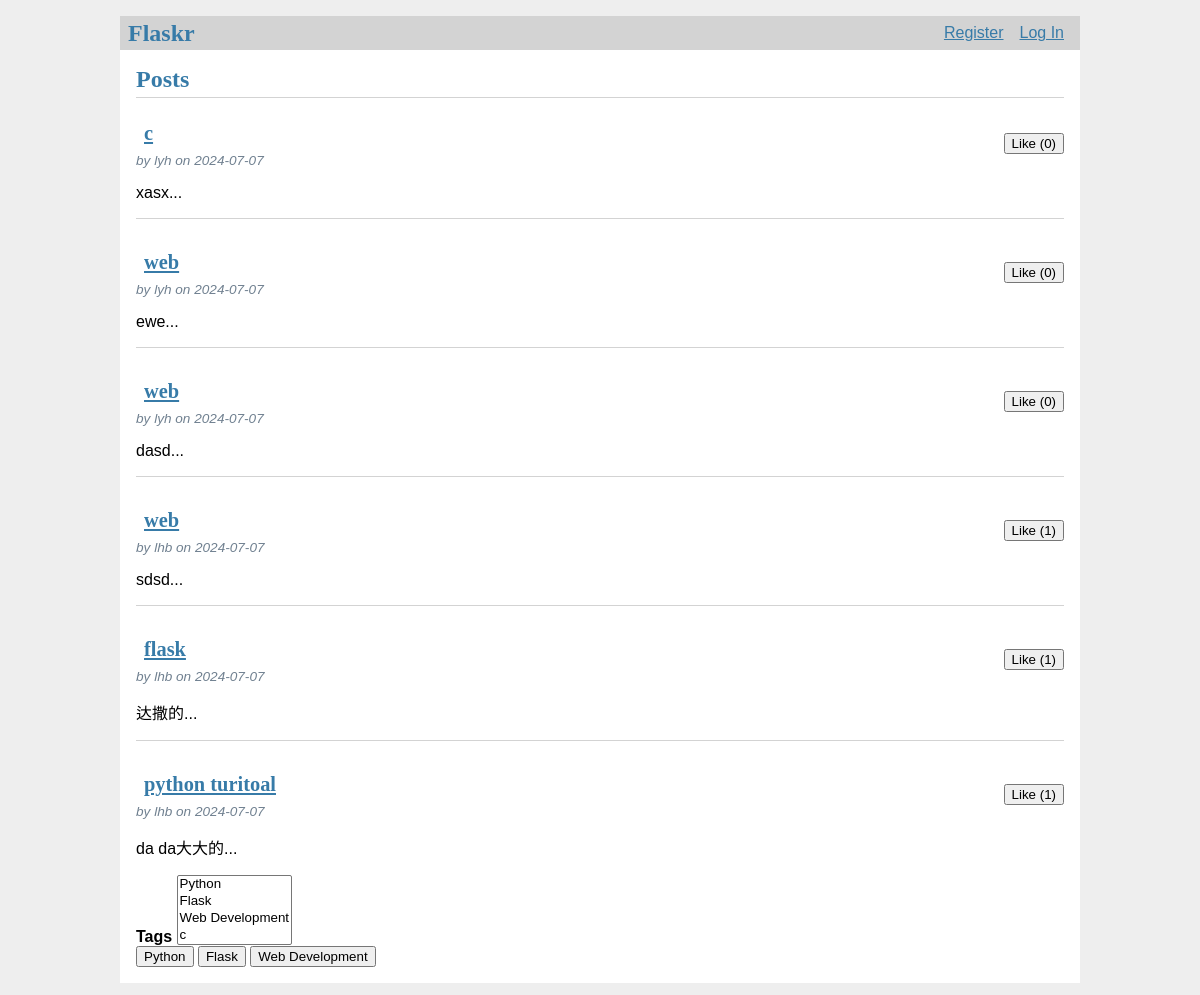
Before: / with the older database file.
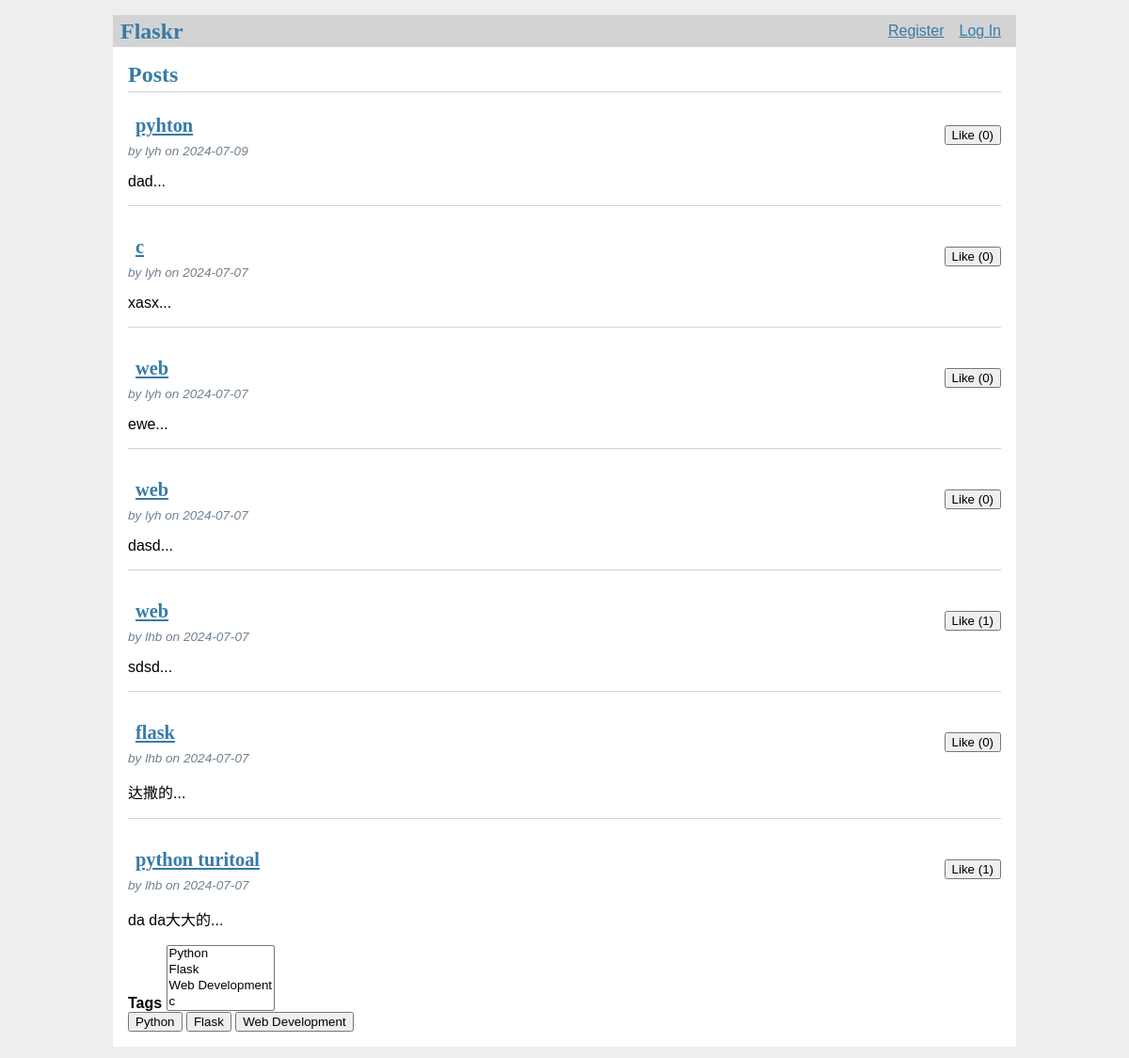
After: the same page with the newer database file.
### tables this page shows
CREATE TABLE post (
  id INTEGER PRIMARY KEY AUTOINCREMENT,
  author_id INTEGER NOT NULL,
  created TIMESTAMP NOT NULL DEFAULT CURRENT_TIMESTAMP,
  title TEXT NOT NULL,
  body TEXT NOT NULL,
  likes INTEGER DEFAULT 0,
  comments TEXT,
  FOREIGN KEY (author_id) REFERENCES user (id)

);

CREATE TABLE user (
  id INTEGER PRIMARY KEY AUTOINCREMENT,
  username TEXT UNIQUE NOT NULL,
  password TEXT NOT NULL
);

### flaskr/blog.py (the view)
@bp.route('/')
def index():
    db = get_db()
    posts = db.execute(
        'SELECT p.id, title, body, created, author_id, likes,username'
        ' FROM post p JOIN user u ON p.author_id = u.id'
        ' ORDER BY created DESC'
    ).fetchall()
    tags = db.execute('SELECT * FROM tags').fetchall()
    return render_template('blog/index.html', posts=posts,tags = tags)

### flaskr/auth.py (called while the page is built)
@bp.before_app_request
def load_logged_in_user():
    user_id = session.get('user_id')
    if user_id is None:
        g.user = None
    else:
        g.user = get_db().execute(
            'SELECT * FROM user WHERE id = ?', (user_id,)
        ).fetchone()

### flaskr/db.py (called while the page is built)
def get_db():
    if 'db' not in g:
        g.db = sqlite3.connect(
            current_app.config['DATABASE'],
            detect_types=sqlite3.PARSE_DECLTYPES
        )
        g.db.row_factory = sqlite3.Row
    return g.db

### flaskr/templates/blog/index.html (shortened to what this page needs)
{% extends 'base.html' %}
{% block header %}
  <h1>{% block title %}Posts{% endblock %}</h1>
{% endblock %}
{% block content %}
  {% for post in posts %}
    <article class="post">
      <header>
        <div>
          <h1><a class="action" href="{{ url_for('blog.details', id=post['id']) }}">{{ post['title'] }}</a></h1>
          <div class="about">by {{ post['username'] }} on {{ post['created'].strftime('%Y-%m-%d') }}</div>
        </div>
        <div class="actions">
            <form action="{{ url_for('blog.like_post',id=post['id']) }}">
                <button type="submit">Like ({{ post['likes'] }})</button>
            </form>
        </div>
      </header>
      <p>{{ post['body'][:100] }}...</p>
    </article>
    {% if not loop.last %}
      <hr>
    {% endif %}
  {% endfor %}
  <label for="tags">Tags</label>
  <select name="tags" id="tags" multiple>
      {% for tag in tags %}
          <option value="{{ tag['name'] }}">{{ tag['name'] }}</option>
      {% endfor %}
  </select>
  <!DOCTYPE html>
  <html lang="en">
  <head>
  </head>
  <body>
      <div id="tags">
          <button onclick="fetchPostsByTag(1)">Python</button>
          <button onclick="fetchPostsByTag(2)">Flask</button>
          <button onclick="fetchPostsByTag(3)">Web Development</button>
      </div>
  </body>
  </html>
{% endblock %}

### flaskr/templates/base.html (shortened to what this page needs)
<!doctype html>
<link rel="stylesheet" href="{{ url_for('static', filename='style.css') }}">
<nav>
  <h1>Flaskr</h1>
  <ul>
    {% if g.user %}
      <li><span>{{ g.user['username'] }}</span>
      <li><a href="{{ url_for('auth.logout') }}">Log Out</a>
    {% else %}
      <li><a href="{{ url_for('auth.register') }}">Register</a>
      <li><a href="{{ url_for('auth.login') }}">Log In</a>
    {% endif %}
  </ul>
</nav>
<section class="content">
  <header>
    {% block header %}{% endblock %}
  </header>
  {% block content %}{% endblock %}
</section>

### flaskr/static/style.css (style rules this page uses)
html { font-family: sans-serif; background: #eee; padding: 1rem; }
body { max-width: 960px; margin: 0 auto; background: white; }
h1 { font-family: serif; color: #377ba8; margin: 1rem 0; }
a { color: #377ba8; }
hr { border: none; border-top: 1px solid lightgray; }
nav { background: lightgray; display: flex; align-items: center; padding: 0 0.5rem; }
nav h1 { flex: auto; margin: 0; }
nav ul { display: flex; list-style: none; margin: 0; padding: 0; }
nav ul li a, nav ul li span, header .action { display: block; padding: 0.5rem; }
.content { padding: 0 1rem 1rem; }
.content > header { border-bottom: 1px solid lightgray; display: flex; align-items: flex-end; }
.content > header h1 { flex: auto; margin: 1rem 0 0.25rem 0; }
.post > header { display: flex; align-items: flex-end; font-size: 0.85em; }
.post > header > div:first-of-type { flex: auto; }
.post > header h1 { font-size: 1.5em; margin-bottom: 0; }
.post .about { color: slategray; font-style: italic; }
.content:last-child { margin-bottom: 0; }
.content form { margin: 1em 0; display: flex; flex-direction: column; }
.content label { font-weight: bold; margin-bottom: 0.5em; }

Changed rows visible on the page:
added post: title "pyhton", username "lyh", created "2024-07-09", likes "0", body "dad"
changed post "flask": likes "1" → "0"
